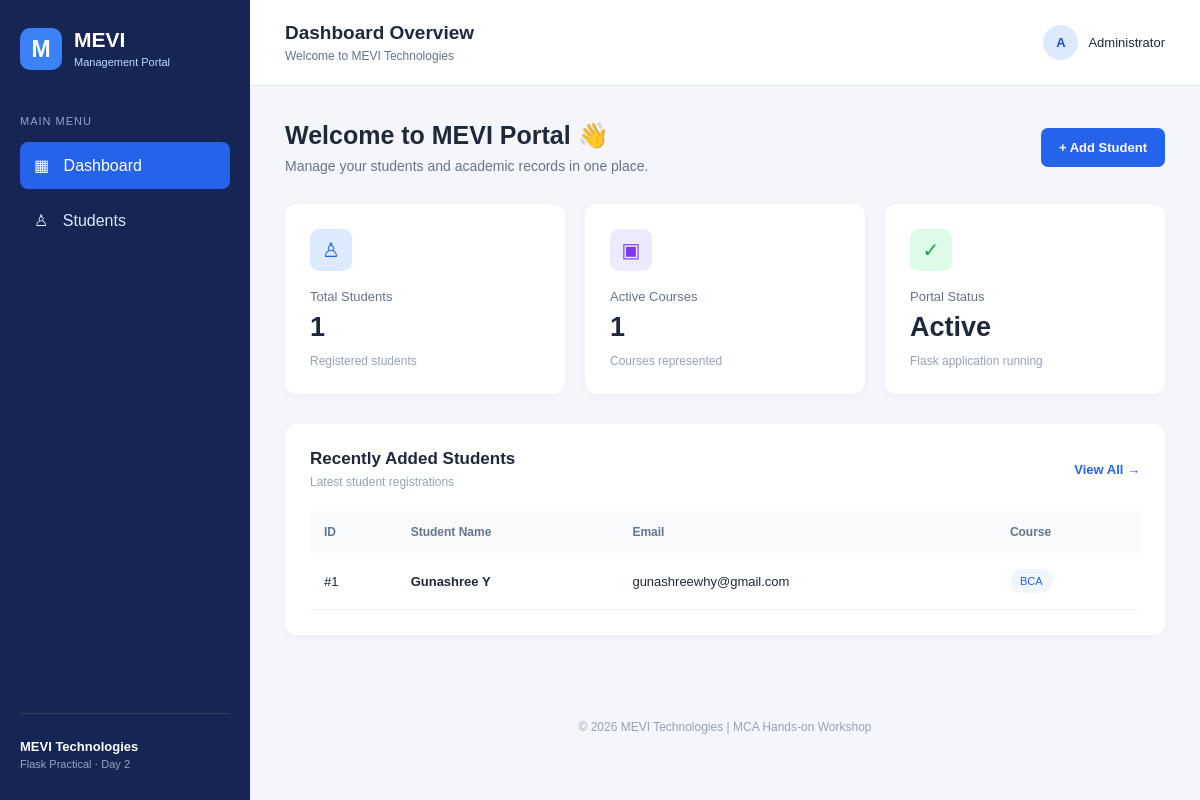
The app's page /, older data.
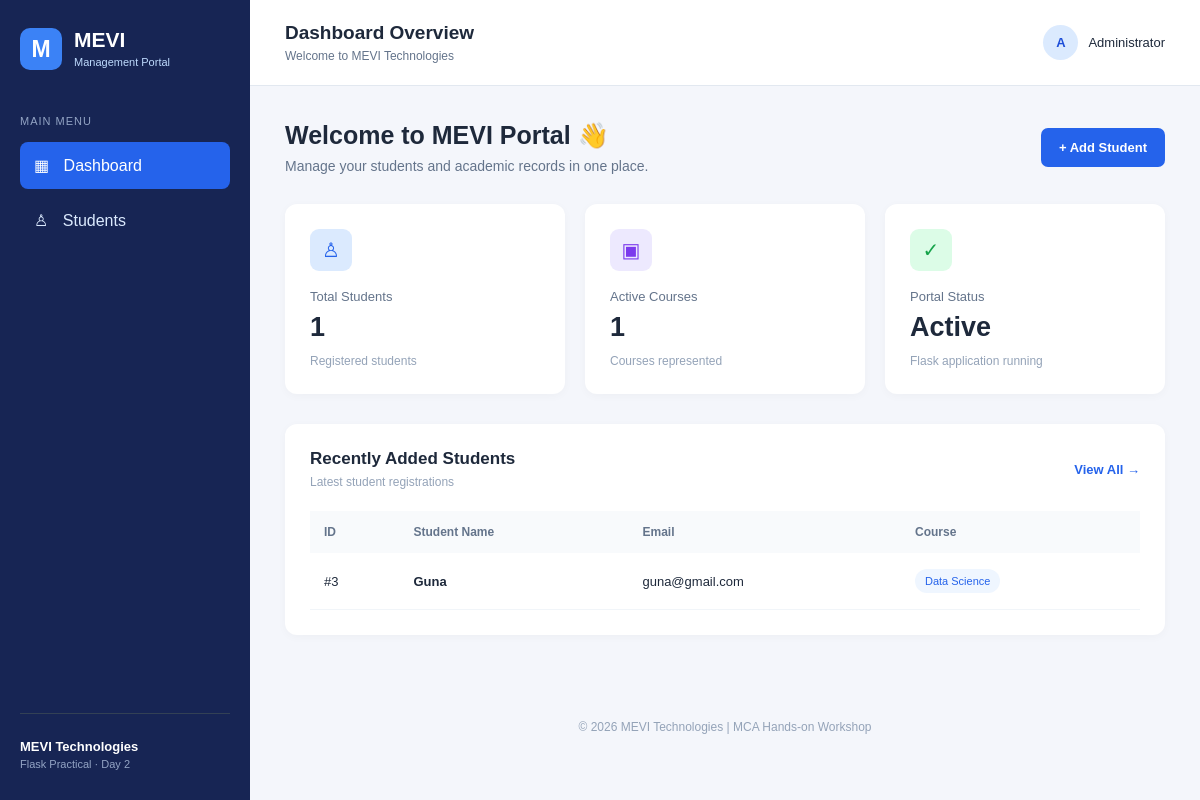
The same page, newer data.
### tables this page shows
CREATE TABLE students (
                id INTEGER PRIMARY KEY AUTOINCREMENT,
                name TEXT NOT NULL,
                email TEXT NOT NULL UNIQUE,
                course TEXT NOT NULL,
                created_at TIMESTAMP DEFAULT CURRENT_TIMESTAMP
            );

### app.py (the view)
@app.route("/")
def dashboard():
    db = get_db()
    total_students = db.execute(
        "SELECT COUNT(*) FROM students"
    ).fetchone()[0]
    total_courses = db.execute(
        "SELECT COUNT(DISTINCT course) FROM students"
    ).fetchone()[0]
    recent_students = db.execute(
        "SELECT * FROM students ORDER BY id DESC LIMIT 5"
    ).fetchall()
    return render_template(
        "index.html",
        total_students=total_students,
        total_courses=total_courses,
        recent_students=recent_students
    )

### app.py (called while the page is built)
def get_db():
    if "db" not in g:
        g.db = sqlite3.connect(DATABASE)
        g.db.row_factory = sqlite3.Row
    return g.db

### templates/index.html (shortened to what this page needs)
{% extends "base.html" %}
{% block heading %}Dashboard Overview{% endblock %}
{% block content %}
<div class="welcome-section">
    <div>
        <h1>Welcome to MEVI Portal 👋</h1>
        <p>Manage your students and academic records in one place.</p>
    </div>
    <a href="{{ url_for('students') }}" class="primary-btn">
        + Add Student
    </a>
</div>
<div class="stats-grid">
    <div class="stat-card">
        <div class="stat-icon blue">♙</div>
        <p>Total Students</p>
        <h2>{{ total_students }}</h2>
        <small>Registered students</small>
    </div>
    <div class="stat-card">
        <div class="stat-icon purple">▣</div>
        <p>Active Courses</p>
        <h2>{{ total_courses }}</h2>
        <small>Courses represented</small>
    </div>
    <div class="stat-card">
        <div class="stat-icon green">✓</div>
        <p>Portal Status</p>
        <h2>Active</h2>
        <small>Flask application running</small>
    </div>
</div>
<div class="content-card">
    <div class="section-header">
        <div>
            <h2>Recently Added Students</h2>
            <p>Latest student registrations</p>
        </div>
        <a href="{{ url_for('students') }}" class="text-link">
            View All →
        </a>
    </div>
    {% if recent_students %}
    <div class="table-wrapper">
        <table>
            <thead>
                <tr>
                    <th>ID</th>
                    <th>Student Name</th>
                    <th>Email</th>
                    <th>Course</th>
                </tr>
            </thead>
            <tbody>
                {% for student in recent_students %}
                <tr>
                    <td>#{{ student.id }}</td>
                    <td><strong>{{ student.name }}</strong></td>
                    <td>{{ student.email }}</td>
                    <td><span class="course-tag">{{ student.course }}</span></td>
                </tr>
                {% endfor %}
            </tbody>
        </table>
    </div>
    {% endif %}
</div>
{% endblock %}

### templates/base.html (shortened to what this page needs)
<!DOCTYPE html>
<html lang="en">
<head>
    <link rel="stylesheet"
          href="{{ url_for('static', filename='style.css') }}">
</head>
<body>
<div class="layout">
    <aside class="sidebar">
        <div class="brand">
            <div class="brand-icon">M</div>
            <div>
                <h2>MEVI</h2>
                <small>Management Portal</small>
            </div>
        </div>
        <p class="menu-label">MAIN MENU</p>
        <nav>
            <a href="{{ url_for('dashboard') }}"
               class="{% if request.endpoint == 'dashboard' %}active{% endif %}">
                <span>▦</span> Dashboard
            </a>
            <a href="{{ url_for('students') }}"
               class="{% if request.endpoint == 'students' %}active{% endif %}">
                <span>♙</span> Students
            </a>
        </nav>
        <div class="sidebar-footer">
            <p>MEVI Technologies</p>
            <small>Flask Practical · Day 2</small>
        </div>
    </aside>
    <main class="main-content">
        <header class="topbar">
            <div>
                <h3>{% block heading %}Dashboard{% endblock %}</h3>
                <p>Welcome to MEVI Technologies</p>
            </div>
            <div class="profile">
                <span class="profile-avatar">A</span>
                <span>Administrator</span>
            </div>
        </header>
        <section class="page-content">
            {% block content %}{% endblock %}
        </section>
        <footer>
            © 2026 MEVI Technologies | MCA Hands-on Workshop
        </footer>
    </main>
</div>
</body>
</html>

### static/style.css (style rules this page uses)
* { margin: 0; padding: 0; box-sizing: border-box; }
body { font-family: Arial, Helvetica, sans-serif; background: #f4f6fb; color: #1e293b; }
.layout { display: flex; min-height: 100vh; }
.sidebar { width: 250px; background: #172554; color: white; padding: 28px 20px; display: flex; flex-direction: column; }
.brand { display: flex; align-items: center; gap: 12px; margin-bottom: 45px; }
.brand-icon { background: #3b82f6; width: 42px; height: 42px; border-radius: 10px; display: grid; place-items: center; font-size: 23px; font-weight: bold; }
.brand h2 { font-size: 21px; }
.brand small { color: #bfdbfe; font-size: 11px; }
.menu-label { color: #93a4c4; font-size: 11px; letter-spacing: 1px; margin-bottom: 15px; }
.sidebar nav a { display: block; color: #dbeafe; text-decoration: none; padding: 14px; border-radius: 8px; margin-bottom: 8px; transition: 0.2s; }
.sidebar nav a span { margin-right: 10px; }
.sidebar nav a:hover, .sidebar nav a.active { background: #2563eb; color: white; }
.sidebar-footer { margin-top: auto; padding-top: 25px; border-top: 1px solid #334155; }
.sidebar-footer p { font-size: 13px; font-weight: bold; }
.sidebar-footer small { color: #93a4c4; font-size: 11px; }
.main-content { flex: 1; min-width: 0; }
.topbar { background: white; padding: 22px 35px; display: flex; justify-content: space-between; align-items: center; border-bottom: 1px solid #e2e8f0; }
.topbar h3 { font-size: 19px; }
.topbar p { color: #64748b; font-size: 12px; margin-top: 5px; }
.profile { display: flex; align-items: center; gap: 10px; font-size: 13px; }
.profile-avatar { background: #dbeafe; color: #1d4ed8; width: 35px; height: 35px; border-radius: 50%; display: grid; place-items: center; font-weight: bold; }
.page-content { padding: 35px; }
.welcome-section { display: flex; justify-content: space-between; align-items: center; gap: 15px; margin-bottom: 30px; }
.welcome-section h1 { font-size: 25px; margin-bottom: 8px; }
.welcome-section p { color: #64748b; font-size: 14px; }
.primary-btn { display: inline-block; background: #2563eb; color: white; padding: 12px 18px; border: none; border-radius: 7px; text-decoration: none; cursor: pointer; font-size: 13px; font-weight: bold; }
.text-link { color: #2563eb; text-decoration: none; font-size: 13px; font-weight: bold; }
.stats-grid { display: grid; grid-template-columns: repeat(3, 1fr); gap: 20px; margin-bottom: 30px; }
.stat-card { background: white; padding: 25px; border-radius: 12px; box-shadow: 0 2px 10px #0f172a08; }
.stat-icon { width: 42px; height: 42px; border-radius: 9px; display: grid; place-items: center; font-size: 20px; margin-bottom: 18px; }
.blue { background: #dbeafe; color: #2563eb; }
.purple { background: #ede9fe; color: #7c3aed; }
.green { background: #dcfce7; color: #16a34a; }
.stat-card p { color: #64748b; font-size: 13px; }
.stat-card h2 { font-size: 27px; margin: 8px 0; }
.stat-card small { color: #94a3b8; font-size: 12px; }
.content-card { background: white; border-radius: 12px; padding: 25px; margin-bottom: 25px; box-shadow: 0 2px 10px #0f172a08; }
.section-header { display: flex; justify-content: space-between; align-items: center; gap: 12px; margin-bottom: 22px; }
.section-header h2 { font-size: 17px; }
.section-header p { color: #94a3b8; font-size: 12px; margin-top: 6px; }
.table-wrapper { overflow-x: auto; }
table { width: 100%; border-collapse: collapse; min-width: 550px; }
th { text-align: left; padding: 14px; color: #64748b; background: #f8fafc; font-size: 12px; }
td { padding: 16px 14px; border-bottom: 1px solid #f1f5f9; font-size: 13px; }
.course-tag { display: inline-block; background: #eff6ff; color: #2563eb; padding: 6px 10px; border-radius: 20px; font-size: 11px; }
footer { text-align: center; color: #94a3b8; font-size: 12px; padding: 25px; }

Row changes from the older to the newer data that the page shows:
removed students: id "1", name "Gunashree Y", email "gunashreewhy@gmail.com", course "BCA"
added students: id "3", name "Guna", email "guna@gmail.com", course "Data Science"
